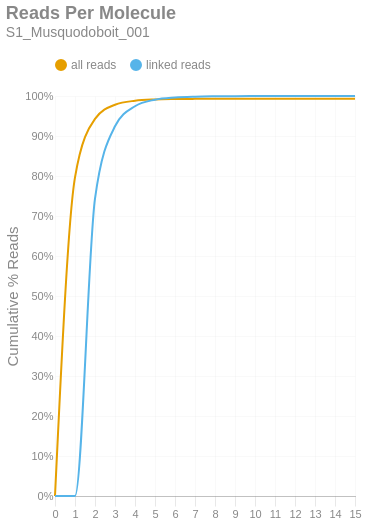

Here is the notebook cell this chart was saved with:
### Markdown cell above
### Reads per Molecule
This chart shows the cumulative distribution of the number of reads per linked molecule. That is, how many alignments are associated with a unique molecule. This excludes the number of reads associated with invalid or absent linked-read barcodes. The `linked` histogram is the percentages recalculated when disregarding singletons.

### Code cell
if SKIPLR:
    print_html(f"Skipped")
else:
    counts = np.bincount(valids['reads'].cast(pl.Int64).to_numpy())
    weighted = counts * np.arange(len(counts))
    all_perc = weighted / n_reads
    linked_perc = weighted / n_linked_reads
    linked_perc[1] = 0
    binned_df = pl.DataFrame({
        'readsper': list(range(len(counts))),
        'all reads (cumsum)': np.cumsum(all_perc).tolist(),
        'linked reads (cumsum)': np.cumsum(linked_perc).tolist(),
    })

    with SafeRender(binned_df):
        (
            density_plot(binned_df, 'Reads Per Molecule', samplename, 'readspmol')
            .encode(
                x=alt.X('readsper:O', title=None).axis(labelAngle=0).scale(padding=0),
                y=alt.Y('value:Q', title='Cumulative % Reads').axis(format='%').stack(False),
                color=alt.Color("key:N").scale(domain=["all reads", "linked reads"]),
                tooltip=[
                    alt.Tooltip("key:N", title="Data Type"),
                    alt.Tooltip("readsper:O", title="Reads Per Molecule"),
                    alt.Tooltip("value:Q", format=".2%", title="% Reads (Cum.)")
                ]            
            )
        ).display()

### Figure 1 — Vega-Lite specification as saved in the notebook (floating-point values rounded to 4 significant figures)
{"width": "container", "height": 400, "config": {"title": {"anchor": "start", "dy": -15, "fontSize": 18, "color": "#888888", "subtitleColor": "#888888", "subtitleFontSize": 14}, "arc": {"fill": "#0072B2"}, "axis": {"domainColor": "#888888", "domainWidth": 0.5, "gridWidth": 0.2, "grid": false, "titleFontWeight": 400, "titleFontSize": 15, "labelFontSize": 11, "labelColor": "#888888", "tickColor": "#888888", "tickWidth": 0.2, "titleColor": "#888888"}, "axisBand": {"grid": false}, "axisX": {"grid": true, "tickSize": 10, "domainCap": "round"}, "axisY": {"domain": false, "grid": true, "tickSize": 0, "domainCap": "round"}, "background": "transparent", "header": {"labelFontSize": 15, "labelColor": "#888888", "titleFontSize": 15, "titleFontWeight": 600, "titleColor": "#888888"}, "legend": {"labelFont": "sans-serif", "labelFontSize": 12, "labelColor": "#888888", "symbolSize": 100, "symbolType": "circle", "titleFontSize": 12, "titlePadding": 10, "titleColor": "#888888", "title": null, "orient": "top"}, "range": {"category": ["#E69F00", "#56B4E9", "#009E73", "#F0E442", "#0072B2", "#D55E00", "#CC79A7", "#000000"], "diverging": ["#cfe8f3", "#a2d4ec", "#73bfe2", "#46abdb", "#1696d2", "#12719e"]}, "area": {"fill": "#0072B2", "fillOpacity": 0.7, "line": true, "strokeOpacity": 0.7}, "line": {"color": "#0072B2", "stroke": "#0072B2", "strokeWidth": 2}, "trail": {"color": "#0072B2", "stroke": "#0072B2", "strokeWidth": 0, "size": 1}, "point": {"filled": true, "fillOpacity": 1.0, "size": 95}, "text": {"color": "#888888", "fontSize": 11, "align": "right", "fontWeight": 400, "size": 11}, "bar": {"fill": "#0072B2", "stroke": null}, "view": {"stroke": null, "continuousWidth": 660, "continuousHeight": 400}}, "data": {"name": "data-10bdff8568e554d04daff4c0b49bede1"}, "mark": {"type": "line", "interpolate": "monotone", "point": {"opacity": 0, "size": 275}}, "encoding": {"color": {"field": "key", "scale": {"domain": ["all reads", "linked reads"]}, "type": "nominal"}, "tooltip": [{"field": "key", "title": "Data Type", "type": "nominal"}, {"field": "readsper", "title": "Reads Per Molecule", "type": "ordinal"}, {"field": "value", "format": ".2%", "title": "% Reads (Cum.)", "type": "quantitative"}], "x": {"axis": {"labelAngle": 0}, "field": "readsper", "scale": {"padding": 0}, "title": null, "type": "ordinal"}, "y": {"axis": {"format": "%"}, "field": "value", "stack": false, "title": "Cumulative % Reads", "type": "quantitative"}}, "params": [{"name": "param_c36ac31b6afebe62", "select": {"type": "point", "fields": ["key"]}, "bind": "legend"}], "title": {"text": "Reads Per Molecule", "subtitle": "S1_Musquodoboit_001"}, "transform": [{"fold": ["all reads (cumsum)", "linked reads (cumsum)"]}, {"calculate": "replace(datum.key, ' (cumsum)', '')", "as": "key"}, {"filter": {"param": "param_c36ac31b6afebe62"}}], "usermeta": {"embedOptions": {"downloadFileName": "S1_Musquodoboit_001.readspmol"}}, "$schema": "https://vega.github.io/schema/vega-lite/v6.1.0.json", "datasets": {"data-10bdff8568e554d04daff4c0b49bede1": [{"readsper": 0, "all reads (cumsum)": 0.0, "linked reads (cumsum)": 0.0}, {"readsper": 1, "all reads (cumsum)": 0.7966, "linked reads (cumsum)": 0.0}, {"readsper": 2, "all reads (cumsum)": 0.9427, "linked reads (cumsum)": 0.7432}, {"readsper": 3, "all reads (cumsum)": 0.9782, "linked reads (cumsum)": 0.9242}, {"readsper": 4, "all reads (cumsum)": 0.9881, "linked reads (cumsum)": 0.9744}, {"readsper": 5, "all reads (cumsum)": 0.9913, "linked reads (cumsum)": 0.9908}, {"readsper": 6, "all reads (cumsum)": 0.9924, "linked reads (cumsum)": 0.9963}, {"readsper": 7, "all reads (cumsum)": 0.9928, "linked reads (cumsum)": 0.9984}, {"readsper": 8, "all reads (cumsum)": 0.993, "linked reads (cumsum)": 0.9992}, {"readsper": 9, "all reads (cumsum)": 0.9931, "linked reads (cumsum)": 0.9996}, {"readsper": 10, "all reads (cumsum)": 0.9931, "linked reads (cumsum)": 0.9998}, {"readsper": 11, "all reads (cumsum)": 0.9931, "linked reads (cumsum)": 0.9999}, {"readsper": 12, "all reads (cumsum)": 0.9931, "linked reads (cumsum)": 1.0}, {"readsper": 13, "all reads (cumsum)": 0.9931, "linked reads (cumsum)": 1.0}, {"readsper": 14, "all reads (cumsum)": 0.9931, "linked reads (cumsum)": 1.0}, {"readsper": 15, "all reads (cumsum)": 0.9931, "linked reads (cumsum)": 1.0}]}}
